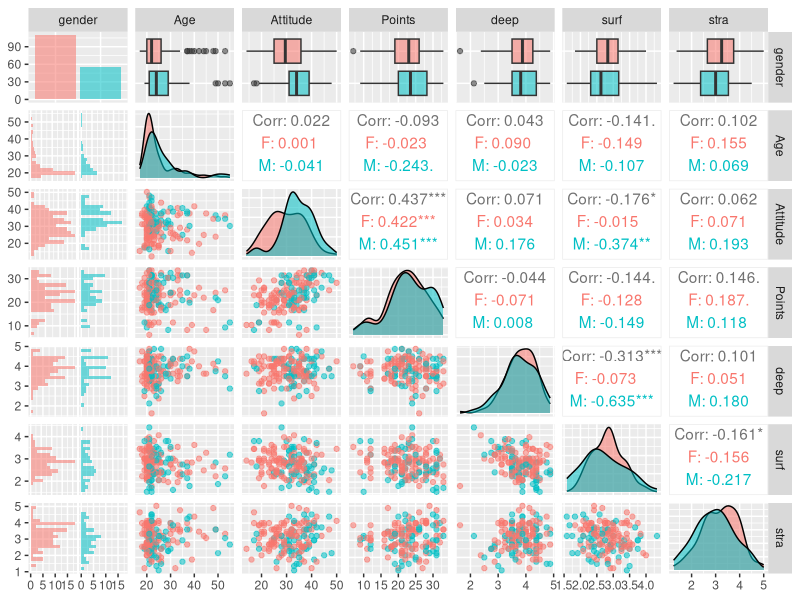

Write the R code that produced this figure.
## ---- chunk 1
library(GGally)
library(ggplot2)

learning2014 <- read.table("data/learning.csv", sep = ",", header = TRUE)
learning2014$X <- NULL
## ---- chunk 2
head(learning2014)
## ---- chunk 3
str(learning2014)
## ---- chunk 4
summary(learning2014)
## ---- chunk 5

## ---- chunk 6
kuvaaja <- ggpairs(learning2014, mapping = aes(col = gender, alpha = 0.3), lower = list(combo = wrap("facethist", bins = 20)))
kuvaaja
## ---- chunk 7
model <- lm(Points ~ Attitude + stra + deep, data = learning2014)
summary(model)
## ---- chunk 8
model2 <- lm(Points ~ Attitude, data = learning2014)
summary(model2)
